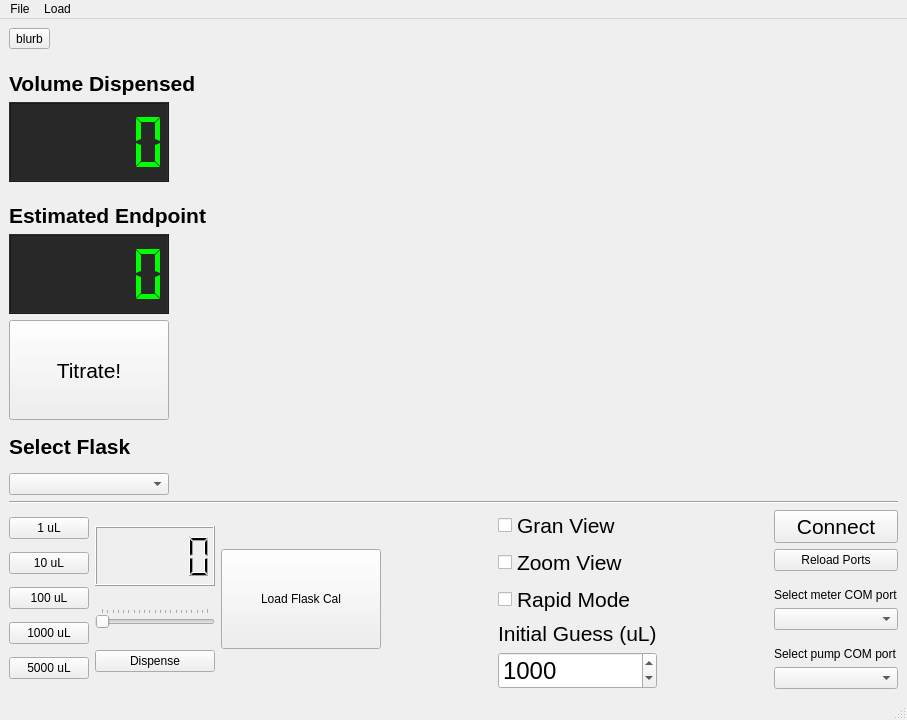
<?xml version="1.0" encoding="UTF-8"?>
<ui version="4.0">
 <class>MainWindow</class>
 <widget class="QMainWindow" name="MainWindow">
  <property name="geometry">
   <rect>
    <x>0</x>
    <y>0</y>
    <width>907</width>
    <height>720</height>
   </rect>
  </property>
  <property name="windowTitle">
   <string>MainWindow</string>
  </property>
  <property name="styleSheet">
   <string notr="true"/>
  </property>
  <widget class="QWidget" name="centralwidget">
   <property name="sizePolicy">
    <sizepolicy hsizetype="Expanding" vsizetype="Expanding">
     <horstretch>0</horstretch>
     <verstretch>0</verstretch>
    </sizepolicy>
   </property>
   <property name="styleSheet">
    <string notr="true"/>
   </property>
   <layout class="QGridLayout" name="gridLayout">
    <item row="0" column="0">
     <layout class="QVBoxLayout" name="verticalLayout" stretch="0,3,0,0">
      <item>
       <widget class="QToolButton" name="toolButton">
        <property name="text">
         <string>blurb</string>
        </property>
        <property name="icon">
         <iconset theme="open"/>
        </property>
       </widget>
      </item>
      <item>
       <layout class="QHBoxLayout" name="horizontalLayout_upper">
        <item>
         <layout class="QVBoxLayout" name="verticalLayout_2">
          <item>
           <widget class="QLabel" name="label">
            <property name="font">
             <font>
              <pointsize>16</pointsize>
              <weight>75</weight>
              <bold>true</bold>
             </font>
            </property>
            <property name="styleSheet">
             <string notr="true"/>
            </property>
            <property name="text">
             <string>Volume Dispensed</string>
            </property>
            <property name="alignment">
             <set>Qt::AlignBottom|Qt::AlignLeading|Qt::AlignLeft</set>
            </property>
           </widget>
          </item>
          <item>
           <widget class="QLCDNumber" name="lcdNumber_dispensed">
            <property name="sizePolicy">
             <sizepolicy hsizetype="Fixed" vsizetype="Fixed">
              <horstretch>0</horstretch>
              <verstretch>0</verstretch>
             </sizepolicy>
            </property>
            <property name="minimumSize">
             <size>
              <width>160</width>
              <height>80</height>
             </size>
            </property>
            <property name="baseSize">
             <size>
              <width>160</width>
              <height>100</height>
             </size>
            </property>
            <property name="styleSheet">
             <string notr="true">background-color: rgb(40, 40, 40);
color: rgb(0, 255, 0);</string>
            </property>
            <property name="segmentStyle">
             <enum>QLCDNumber::Flat</enum>
            </property>
           </widget>
          </item>
          <item>
           <widget class="QLabel" name="label_2">
            <property name="font">
             <font>
              <pointsize>16</pointsize>
              <weight>75</weight>
              <bold>true</bold>
             </font>
            </property>
            <property name="styleSheet">
             <string notr="true"/>
            </property>
            <property name="text">
             <string>Estimated Endpoint</string>
            </property>
            <property name="alignment">
             <set>Qt::AlignBottom|Qt::AlignLeading|Qt::AlignLeft</set>
            </property>
           </widget>
          </item>
          <item>
           <widget class="QLCDNumber" name="lcdNumber_endpoint">
            <property name="sizePolicy">
             <sizepolicy hsizetype="Fixed" vsizetype="Fixed">
              <horstretch>0</horstretch>
              <verstretch>0</verstretch>
             </sizepolicy>
            </property>
            <property name="minimumSize">
             <size>
              <width>160</width>
              <height>80</height>
             </size>
            </property>
            <property name="styleSheet">
             <string notr="true">color:rgb(0, 255, 0);
background-color: rgb(40, 40, 40);
border-color: rgb(0, 116, 0);</string>
            </property>
            <property name="smallDecimalPoint">
             <bool>false</bool>
            </property>
            <property name="digitCount">
             <number>5</number>
            </property>
            <property name="segmentStyle">
             <enum>QLCDNumber::Flat</enum>
            </property>
            <property name="value" stdset="0">
             <double>0.000000000000000</double>
            </property>
            <property name="intValue" stdset="0">
             <number>0</number>
            </property>
           </widget>
          </item>
          <item>
           <widget class="QPushButton" name="pushButton_titrate">
            <property name="sizePolicy">
             <sizepolicy hsizetype="MinimumExpanding" vsizetype="Fixed">
              <horstretch>1</horstretch>
              <verstretch>0</verstretch>
             </sizepolicy>
            </property>
            <property name="minimumSize">
             <size>
              <width>160</width>
              <height>100</height>
             </size>
            </property>
            <property name="maximumSize">
             <size>
              <width>140</width>
              <height>16777215</height>
             </size>
            </property>
            <property name="baseSize">
             <size>
              <width>0</width>
              <height>0</height>
             </size>
            </property>
            <property name="font">
             <font>
              <pointsize>16</pointsize>
             </font>
            </property>
            <property name="styleSheet">
             <string notr="true"/>
            </property>
            <property name="text">
             <string>Titrate!</string>
            </property>
            <property name="flat">
             <bool>false</bool>
            </property>
           </widget>
          </item>
          <item>
           <widget class="QLabel" name="label_3">
            <property name="font">
             <font>
              <pointsize>16</pointsize>
              <weight>75</weight>
              <bold>true</bold>
             </font>
            </property>
            <property name="text">
             <string>Select Flask</string>
            </property>
           </widget>
          </item>
          <item>
           <widget class="QComboBox" name="comboBox_flasks">
            <property name="sizePolicy">
             <sizepolicy hsizetype="Fixed" vsizetype="Fixed">
              <horstretch>0</horstretch>
              <verstretch>0</verstretch>
             </sizepolicy>
            </property>
            <property name="minimumSize">
             <size>
              <width>160</width>
              <height>0</height>
             </size>
            </property>
            <property name="baseSize">
             <size>
              <width>2</width>
              <height>0</height>
             </size>
            </property>
           </widget>
          </item>
         </layout>
        </item>
        <item>
         <widget class="MplWidget" name="widget_MPL" native="true">
          <property name="sizePolicy">
           <sizepolicy hsizetype="Preferred" vsizetype="Preferred">
            <horstretch>0</horstretch>
            <verstretch>4</verstretch>
           </sizepolicy>
          </property>
          <property name="minimumSize">
           <size>
            <width>300</width>
            <height>0</height>
           </size>
          </property>
          <property name="baseSize">
           <size>
            <width>4</width>
            <height>0</height>
           </size>
          </property>
         </widget>
        </item>
       </layout>
      </item>
      <item>
       <widget class="Line" name="line">
        <property name="orientation">
         <enum>Qt::Horizontal</enum>
        </property>
       </widget>
      </item>
      <item>
       <layout class="QHBoxLayout" name="horizontalLayout_lower">
        <item>
         <layout class="QVBoxLayout" name="verticalLayout_6">
          <item>
           <widget class="QPushButton" name="pushButton_1uL">
            <property name="text">
             <string>1 uL</string>
            </property>
           </widget>
          </item>
          <item>
           <widget class="QPushButton" name="pushButton_10uL">
            <property name="text">
             <string>10 uL</string>
            </property>
           </widget>
          </item>
          <item>
           <widget class="QPushButton" name="pushButton_100uL">
            <property name="text">
             <string>100 uL</string>
            </property>
           </widget>
          </item>
          <item>
           <widget class="QPushButton" name="pushButton_1000uL">
            <property name="text">
             <string>1000 uL</string>
            </property>
           </widget>
          </item>
          <item>
           <widget class="QPushButton" name="pushButton_5000uL">
            <property name="text">
             <string>5000 uL</string>
            </property>
           </widget>
          </item>
         </layout>
        </item>
        <item>
         <layout class="QVBoxLayout" name="verticalLayout_5">
          <item>
           <widget class="QLCDNumber" name="lcdNumber_customvol">
            <property name="sizePolicy">
             <sizepolicy hsizetype="Preferred" vsizetype="Fixed">
              <horstretch>0</horstretch>
              <verstretch>0</verstretch>
             </sizepolicy>
            </property>
            <property name="minimumSize">
             <size>
              <width>120</width>
              <height>60</height>
             </size>
            </property>
            <property name="baseSize">
             <size>
              <width>120</width>
              <height>60</height>
             </size>
            </property>
            <property name="frameShape">
             <enum>QFrame::Box</enum>
            </property>
           </widget>
          </item>
          <item>
           <widget class="QSlider" name="horizontalSlider_dispense">
            <property name="maximum">
             <number>100</number>
            </property>
            <property name="orientation">
             <enum>Qt::Horizontal</enum>
            </property>
            <property name="tickPosition">
             <enum>QSlider::TicksAbove</enum>
            </property>
            <property name="tickInterval">
             <number>5</number>
            </property>
           </widget>
          </item>
          <item>
           <widget class="QPushButton" name="pushButton_customvol">
            <property name="styleSheet">
             <string notr="true"/>
            </property>
            <property name="text">
             <string>Dispense</string>
            </property>
           </widget>
          </item>
         </layout>
        </item>
        <item>
         <widget class="QPushButton" name="pushButton_flask">
          <property name="minimumSize">
           <size>
            <width>160</width>
            <height>100</height>
           </size>
          </property>
          <property name="baseSize">
           <size>
            <width>0</width>
            <height>100</height>
           </size>
          </property>
          <property name="text">
           <string>Load Flask Cal</string>
          </property>
         </widget>
        </item>
        <item>
         <spacer name="horizontalSpacer_2">
          <property name="orientation">
           <enum>Qt::Horizontal</enum>
          </property>
          <property name="sizeHint" stdset="0">
           <size>
            <width>40</width>
            <height>20</height>
           </size>
          </property>
         </spacer>
        </item>
        <item>
         <layout class="QVBoxLayout" name="verticalLayout_8">
          <item>
           <widget class="QCheckBox" name="checkBox_gran">
            <property name="font">
             <font>
              <pointsize>16</pointsize>
             </font>
            </property>
            <property name="text">
             <string>Gran View</string>
            </property>
           </widget>
          </item>
          <item>
           <widget class="QCheckBox" name="checkBox_zoom">
            <property name="font">
             <font>
              <pointsize>16</pointsize>
             </font>
            </property>
            <property name="text">
             <string>Zoom View</string>
            </property>
           </widget>
          </item>
          <item>
           <widget class="QCheckBox" name="checkBox_rapid">
            <property name="font">
             <font>
              <pointsize>16</pointsize>
             </font>
            </property>
            <property name="text">
             <string>Rapid Mode</string>
            </property>
           </widget>
          </item>
          <item>
           <widget class="QLabel" name="label_4">
            <property name="font">
             <font>
              <pointsize>16</pointsize>
             </font>
            </property>
            <property name="text">
             <string>Initial Guess (uL)</string>
            </property>
            <property name="alignment">
             <set>Qt::AlignBottom|Qt::AlignLeading|Qt::AlignLeft</set>
            </property>
           </widget>
          </item>
          <item>
           <widget class="QSpinBox" name="spinBox_guess">
            <property name="font">
             <font>
              <pointsize>18</pointsize>
             </font>
            </property>
            <property name="maximum">
             <number>2000</number>
            </property>
            <property name="singleStep">
             <number>100</number>
            </property>
            <property name="value">
             <number>1000</number>
            </property>
           </widget>
          </item>
         </layout>
        </item>
        <item>
         <spacer name="horizontalSpacer">
          <property name="orientation">
           <enum>Qt::Horizontal</enum>
          </property>
          <property name="sizeHint" stdset="0">
           <size>
            <width>40</width>
            <height>20</height>
           </size>
          </property>
         </spacer>
        </item>
        <item>
         <layout class="QVBoxLayout" name="verticalLayout_4">
          <item>
           <widget class="QPushButton" name="pushButton_connect">
            <property name="font">
             <font>
              <pointsize>16</pointsize>
             </font>
            </property>
            <property name="text">
             <string>Connect</string>
            </property>
           </widget>
          </item>
          <item>
           <widget class="QPushButton" name="pushButton_reload">
            <property name="text">
             <string>Reload Ports</string>
            </property>
           </widget>
          </item>
          <item>
           <widget class="QLabel" name="label_meter">
            <property name="text">
             <string>Select meter COM port</string>
            </property>
            <property name="alignment">
             <set>Qt::AlignBottom|Qt::AlignLeading|Qt::AlignLeft</set>
            </property>
           </widget>
          </item>
          <item>
           <widget class="QComboBox" name="comboBox_meter">
            <property name="currentIndex">
             <number>-1</number>
            </property>
           </widget>
          </item>
          <item>
           <widget class="QLabel" name="label_port">
            <property name="text">
             <string>Select pump COM port</string>
            </property>
            <property name="alignment">
             <set>Qt::AlignBottom|Qt::AlignLeading|Qt::AlignLeft</set>
            </property>
           </widget>
          </item>
          <item>
           <widget class="QComboBox" name="comboBox_pump"/>
          </item>
         </layout>
        </item>
       </layout>
      </item>
     </layout>
    </item>
   </layout>
  </widget>
  <widget class="QMenuBar" name="menubar">
   <property name="geometry">
    <rect>
     <x>0</x>
     <y>0</y>
     <width>907</width>
     <height>22</height>
    </rect>
   </property>
   <widget class="QMenu" name="menuFile">
    <property name="title">
     <string>File</string>
    </property>
   </widget>
   <widget class="QMenu" name="menuLoad">
    <property name="title">
     <string>Load</string>
    </property>
   </widget>
   <addaction name="menuFile"/>
   <addaction name="menuLoad"/>
  </widget>
  <widget class="QStatusBar" name="statusbar"/>
 </widget>
 <customwidgets>
  <customwidget>
   <class>MplWidget</class>
   <extends>QWidget</extends>
   <header>mplwidget</header>
   <container>1</container>
  </customwidget>
 </customwidgets>
 <resources/>
 <connections>
  <connection>
   <sender>horizontalSlider_dispense</sender>
   <signal>sliderMoved(int)</signal>
   <receiver>lcdNumber_customvol</receiver>
   <slot>display(int)</slot>
   <hints>
    <hint type="sourcelabel">
     <x>215</x>
     <y>576</y>
    </hint>
    <hint type="destinationlabel">
     <x>290</x>
     <y>528</y>
    </hint>
   </hints>
  </connection>
  <connection>
   <sender>toolButton</sender>
   <signal>released()</signal>
   <receiver>toolButton</receiver>
   <slot>toggle()</slot>
   <hints>
    <hint type="sourcelabel">
     <x>41</x>
     <y>45</y>
    </hint>
    <hint type="destinationlabel">
     <x>41</x>
     <y>45</y>
    </hint>
   </hints>
  </connection>
 </connections>
 <slots>
  <slot>flask_clicked()</slot>
 </slots>
</ui>
